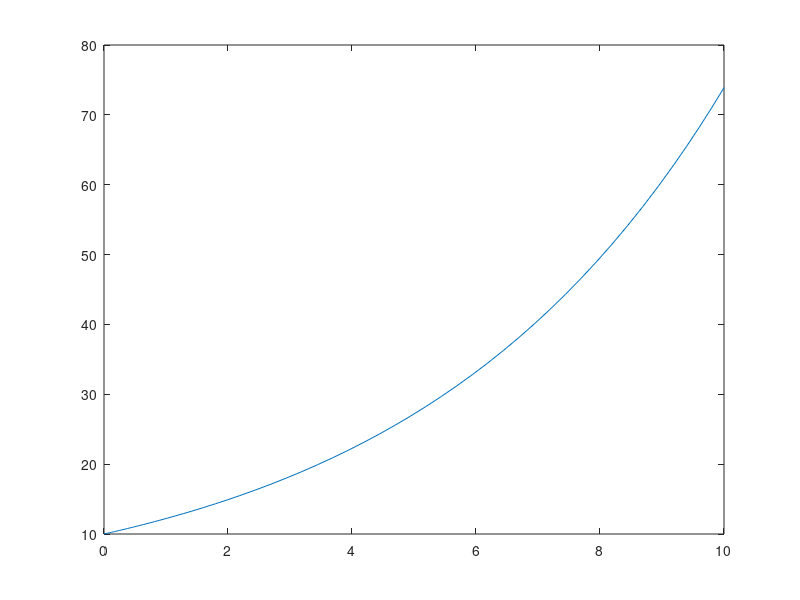

MATLAB code to generate this figure:
% solve 1st order ODE y'= 0.2y with y(0)=10
% exponential growth
[x,y]=ode45(@(x,y) 0.2*y, [0,10], 10) 
% solver_name(ODE_function,tspan or xspan, initial condition y0)
plot(x,y)
